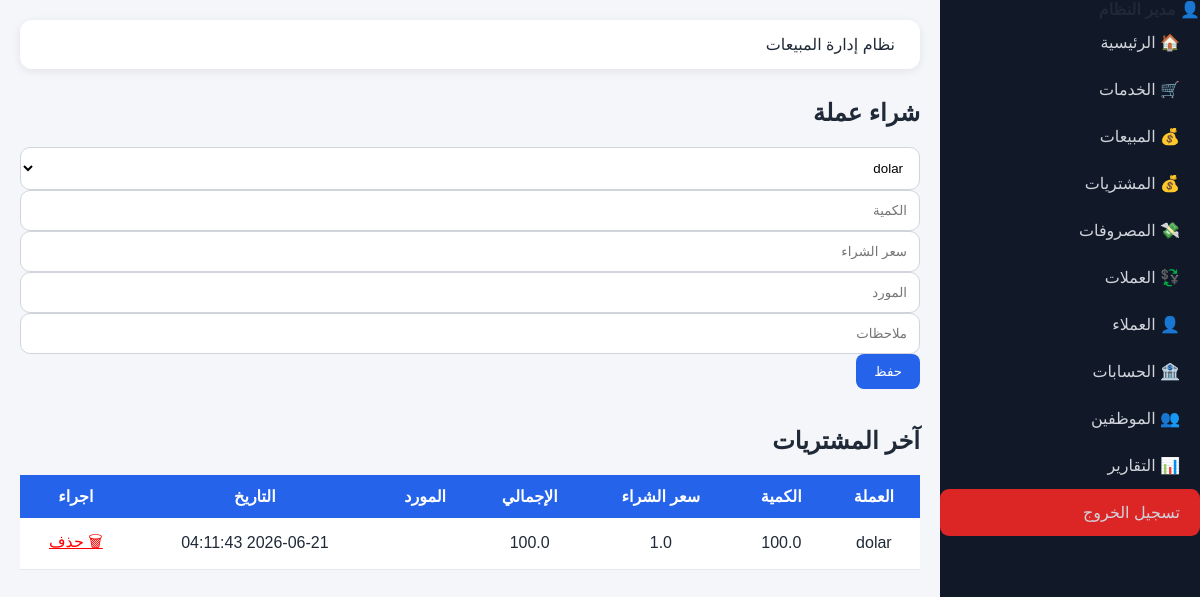
The page /purchases (signed in) on the database as committed earlier.
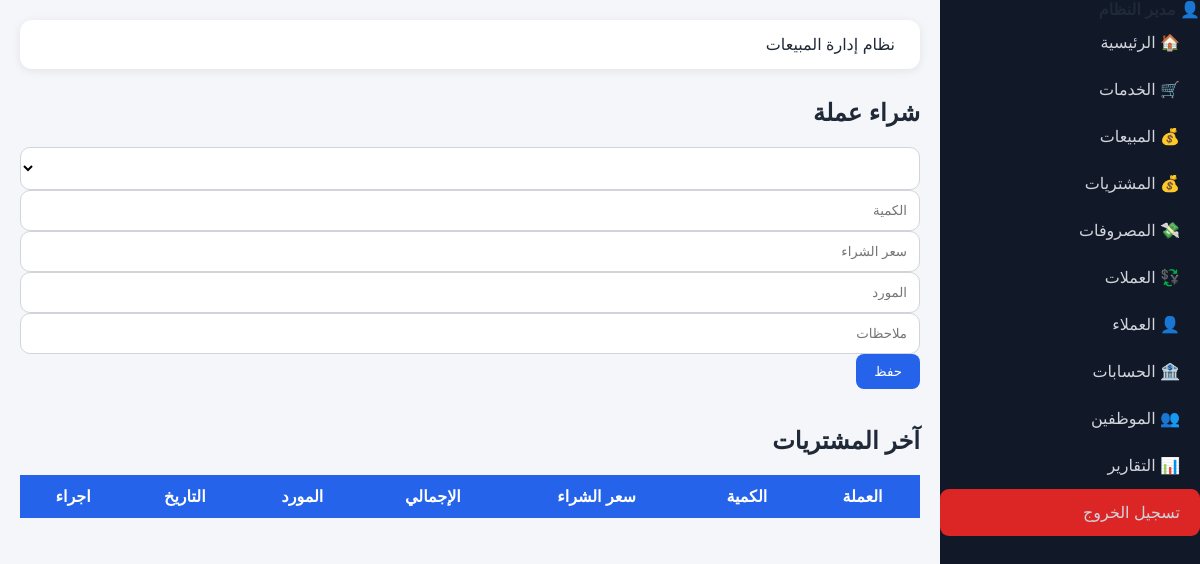
The same page on the database as committed later.
### tables this page shows
CREATE TABLE purchases (

id INTEGER PRIMARY KEY AUTOINCREMENT,

currency_id INTEGER,

quantity REAL,

purchase_rate REAL,

total_amount REAL,

supplier TEXT,

notes TEXT,

employee TEXT,

created_at TEXT

);

CREATE TABLE currencies (
    id INTEGER PRIMARY KEY AUTOINCREMENT,
    code TEXT UNIQUE,
    name TEXT,
    rate REAL,
    is_base INTEGER DEFAULT 0
);

### app.py (the view, shortened to what this page needs)
@app.route('/purchases', methods=['GET', 'POST'])
def purchases():
    if 'user_id' not in session:
     return redirect('/')
    conn = sqlite3.connect('database.db')
    conn.row_factory = sqlite3.Row
    cursor = conn.cursor()
    purchases_list = cursor.execute("""
    SELECT purchases.*,
       currencies.name as currency_name
FROM purchases
LEFT JOIN currencies
ON purchases.currency_id = currencies.id
ORDER BY purchases.id DESC
""").fetchall()
    currencies = cursor.execute("""
SELECT *
FROM currencies
ORDER BY name
""").fetchall()
    conn.close()
    return render_template(
    "purchases.html",
    purchases=purchases_list,
    currencies=currencies
    )

### templates/purchases.html (shortened to what this page needs)
{% extends 'base.html' %}
{% block content %}
<h2>شراء عملة</h2><form method="POST"><select name="currency_id" required>
    {% for currency in currencies %}
    <option value="{{ currency['id'] }}">
        {{ currency['name'] }}
    </option>
    {% endfor %}
</select>
<input
    type="number"
    step="0.01"
    name="quantity"
    placeholder="الكمية"
    required>
<input
    type="number"
    step="0.01"
    name="purchase_rate"
    placeholder="سعر الشراء"
    required>
<input
    type="text"
    name="supplier"
    placeholder="المورد">
<input
    type="text"
    name="notes"
    placeholder="ملاحظات">
<button class="btn-save" type="submit">
    حفظ
</button>
</form><br><h2>آخر المشتريات</h2><table><tr>
    <th>العملة</th>
    <th>الكمية</th>
    <th>سعر الشراء</th>
    <th>الإجمالي</th>
    <th>المورد</th>
    <th>التاريخ</th>
    <th> اجراء</th>
</tr>
{% for p in purchases %}
<tr>
    <td>{{ p['currency_name'] }}</td>
    <td>{{ p['quantity'] }}</td>
    <td>{{ p['purchase_rate'] }}</td>
    <td>{{ p['total_amount'] }}</td>
    <td>{{ p['supplier'] }}</td>
    <td>{{ p['created_at'] }}</td>
    <td>
{% if session.get('role') == 'admin' %}
<a href="/purchases/delete/{{ p['id'] }}"
   onclick="return confirm('هل تريد حذف المشتريات؟')"
   style="color:red;">
   🗑 حذف
</a>
{% endif %}
</td>
</tr>
{% endfor %}
</table>{% endblock %}

Rows that differ between the two databases and show on the page:
removed purchases: currency_name "dolar", quantity "100.0", purchase_rate "1.0", total_amount "100.0", created_at "2026-06-21 04:11:43"
Other text that changed with them:
form field currency_id: "dolar" → (not shown)
